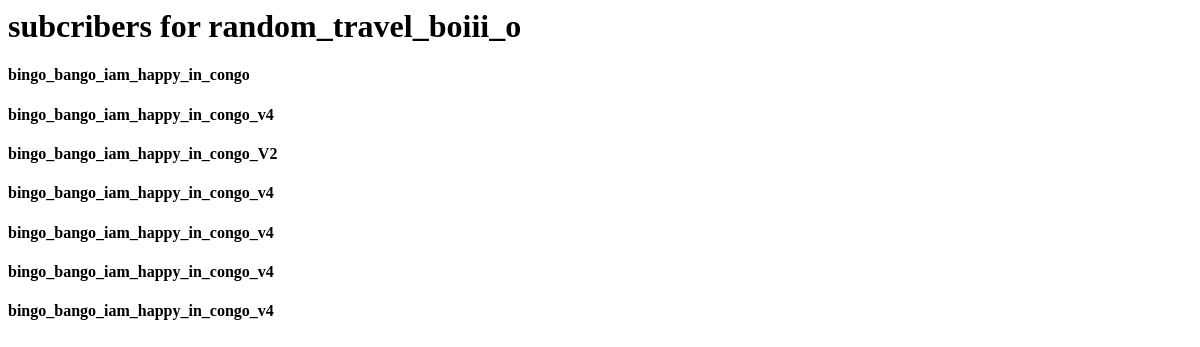
/showsubs/2/random_travel_boiii_o, run on an earlier commit of the app's database.
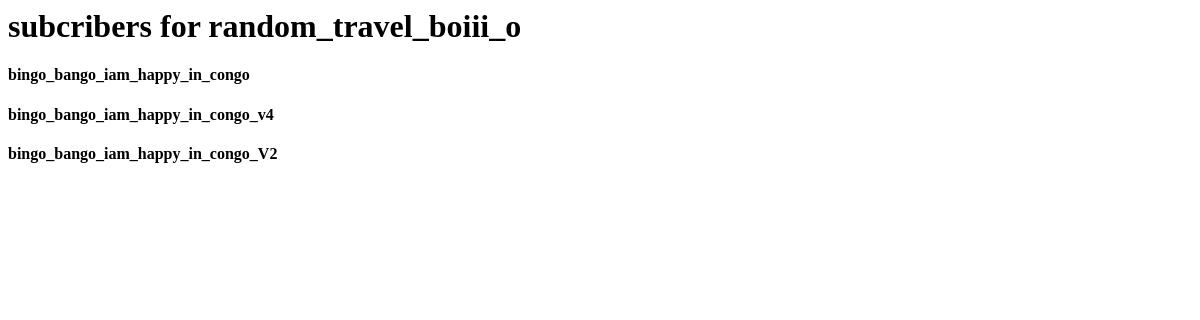
And on a later commit of the database.
### innovator/models.py (models this page shows, shortened)
class invuser(models.Model):
	username = models.CharField(max_length=250)
	firstname = models.CharField(max_length=250)
	lastname = models.CharField(max_length=250)
	email = models.CharField(max_length=250)
	phone = models.CharField(max_length=100)
	address =  models.CharField(max_length=250)
	user_type = models.CharField(max_length=50,default="innovator")
	password1 = models.CharField(max_length=150)
	password2 = models.CharField(max_length=150)

class sub(models.Model):
	sub_username = models.ForeignKey(invuser, on_delete=models.CASCADE)
	ordinary_username = models.CharField(max_length=200)
	mix = models.CharField(max_length=200)

### innovator/views.py (the view)
# urls.py: path("showsubs/<int:product_id>/<creator>",views.showsubs,name='showsubs'),
def showsubs(response,product_id,creator):
	userobj = invuser.objects.get(username=creator)
	return render(response,'innovator/showsub.html',{'userobj':userobj})

### innovator/templates/innovator/showsub.html
<h1>subcribers for {{userobj.username}} </h1>
{% for su in userobj.sub_set.all %}
<h4> {{su.ordinary_username}} <h4>
{% endfor %}

What changed in the data, as far as the page shows it:
removed sub: ordinary_username "bingo_bango_iam_happy_in_congo_v4"
removed sub: ordinary_username "bingo_bango_iam_happy_in_congo_v4"
removed sub: ordinary_username "bingo_bango_iam_happy_in_congo_v4"
removed sub: ordinary_username "bingo_bango_iam_happy_in_congo_v4"
